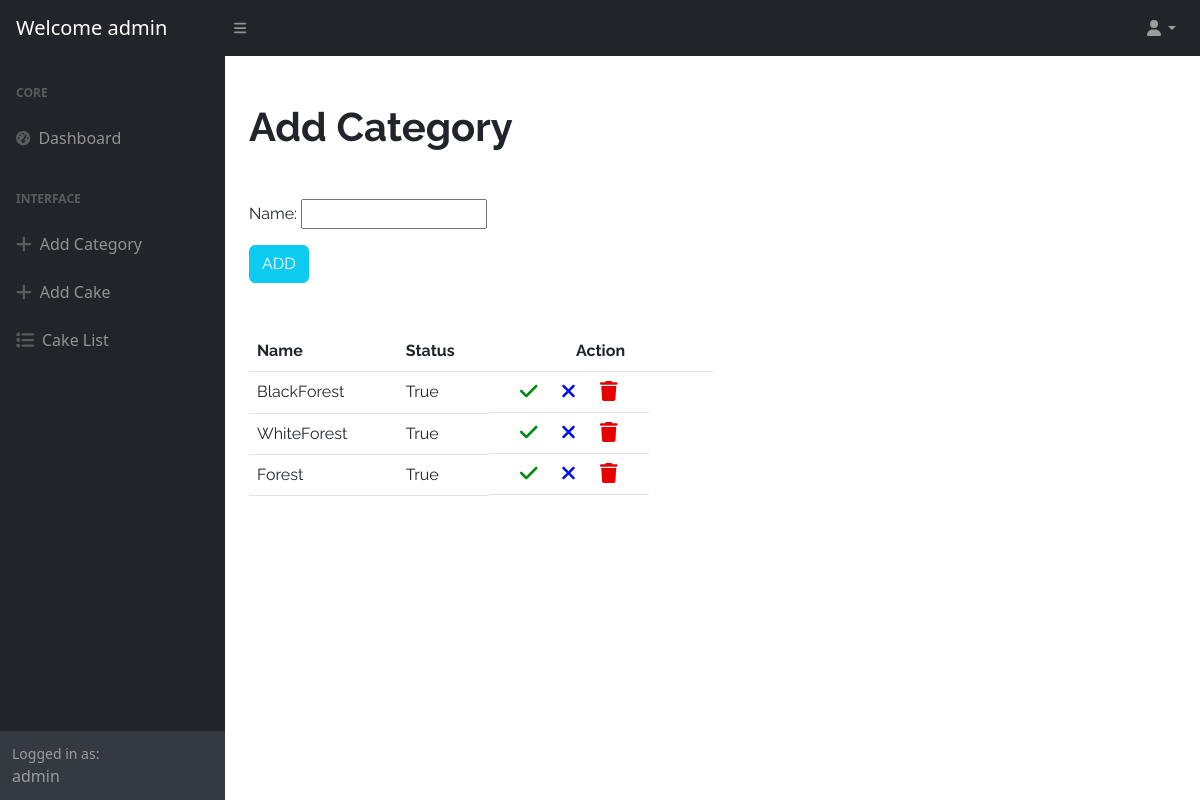
Page /category_add/ (signed in) on the earlier database version.
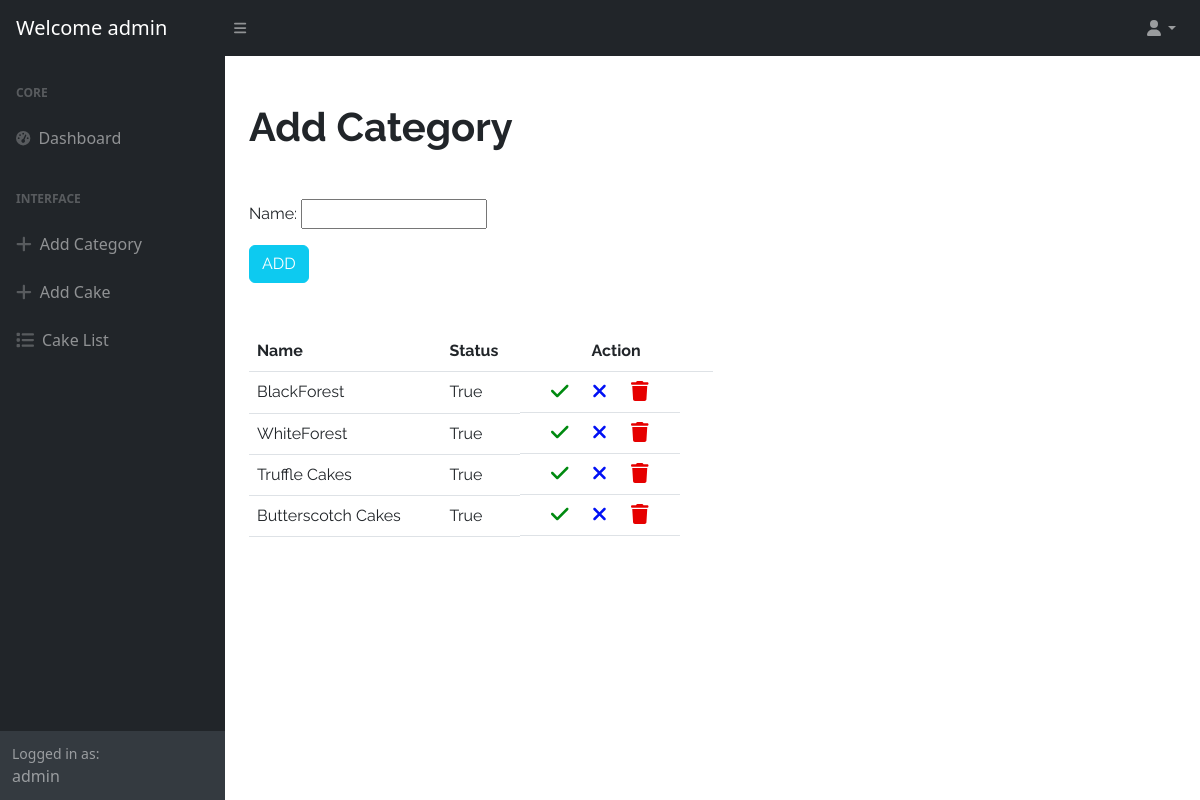
Same page on the later database version.
### cakeshop/models.py (models this page shows, shortened)
class Category(models.Model):
    name = models.CharField(max_length=100,unique=True)
    is_active = models.BooleanField(default=True)

### cakeshop/views.py (the view, shortened to what this page needs)
# urls.py: path('category_add/', CategoryCreateView.as_view(), name = "category_add"),
@method_decorator(decs, name="dispatch")
class CategoryCreateView(CreateView,ListView):
    template_name = "cakeshop/category_add.html"
    form_class = CategoryCreateForm
    model = Category
    success_url = reverse_lazy("category_add")
    context_object_name = "category"

### cakeshop/forms.py
class CategoryCreateForm(forms.ModelForm):
    class Meta:
        model = Category
        fields = ["name"]

### cakeshop/views.py (called while the page is built)
def signin_required(fn):
    def wrapper(request,*args,**kwargs):
        if not request.user.is_authenticated:
            messages.error(request,"Invalid User")
            return redirect("signin")
        else:
            return fn(request,*args,**kwargs)
    return wrapper

def is_admin(fn):
    def wrapper(request,*args,**kwargs):
        if not request.user.is_superuser:
            messages.error(request,"Permission Denied for current user")
            return redirect("signin")
        else:
            return fn(request,*args,**kwargs)
    return wrapper

### cakeshop/templates/cakeshop/category_add.html (shortened to what this page needs)
{% extends 'cakeshop/base.html' %}
{% load static %}
{% block main_block %}
    <head>
        <link rel="stylesheet" href="{% static 'css/category_add.css' %}">
    </head>
    <div class="container">
        <div class="container mt-5 text-font">
            <h1 class="fw-bolder">Add Category</h1>
            <form action="" method="post" class="mt-5">
                {{form.as_p}}
                <input type="submit" name="category_add" value="ADD" class="text-white btn btn-info">
            </form>
            <div class="mt-5 table-responsive">
                <table class="table w-50">
                    <thead class="fw-bolder">
                        <tr>
                            <th>Name</th>
                            <th>Status</th>
                            <th class="text-center">Action</th>
                        </tr>
                    </thead>
                    <tbody>
                        {% for cat in category %}
                        <tr>
                            <td>{{cat.name}}</td>
                            <td>{{cat.is_active}}</td>
                            <td class="d-flex justify-content-evenly" style="width: 10rem;">
                                <a href="{% url 'enable_category' cat.id %}"><i class="fa-solid fa-check fa-lg" style="color: #008a10;"></i></a>
                                <a href="{% url 'disable_category' cat.id %}"><i class="fa-solid fa-xmark fa-lg" style="color: #0010f5;"></i></a>
                                <a href="{% url 'remove_category' cat.id %}"><i class="fa-solid fa-trash fa-lg" style="color: #e60000;"></i></a>
                            </td>
                        </tr>
                        {% endfor %}
                    </tbody>
                </table>
            </div>
        </div>
    </div>
{% endblock %}

Differences in the rows shown:
removed Category: name "Forest", is_active "True"
added Category: name "Truffle Cakes", is_active "True"
added Category: name "Butterscotch Cakes", is_active "True"
